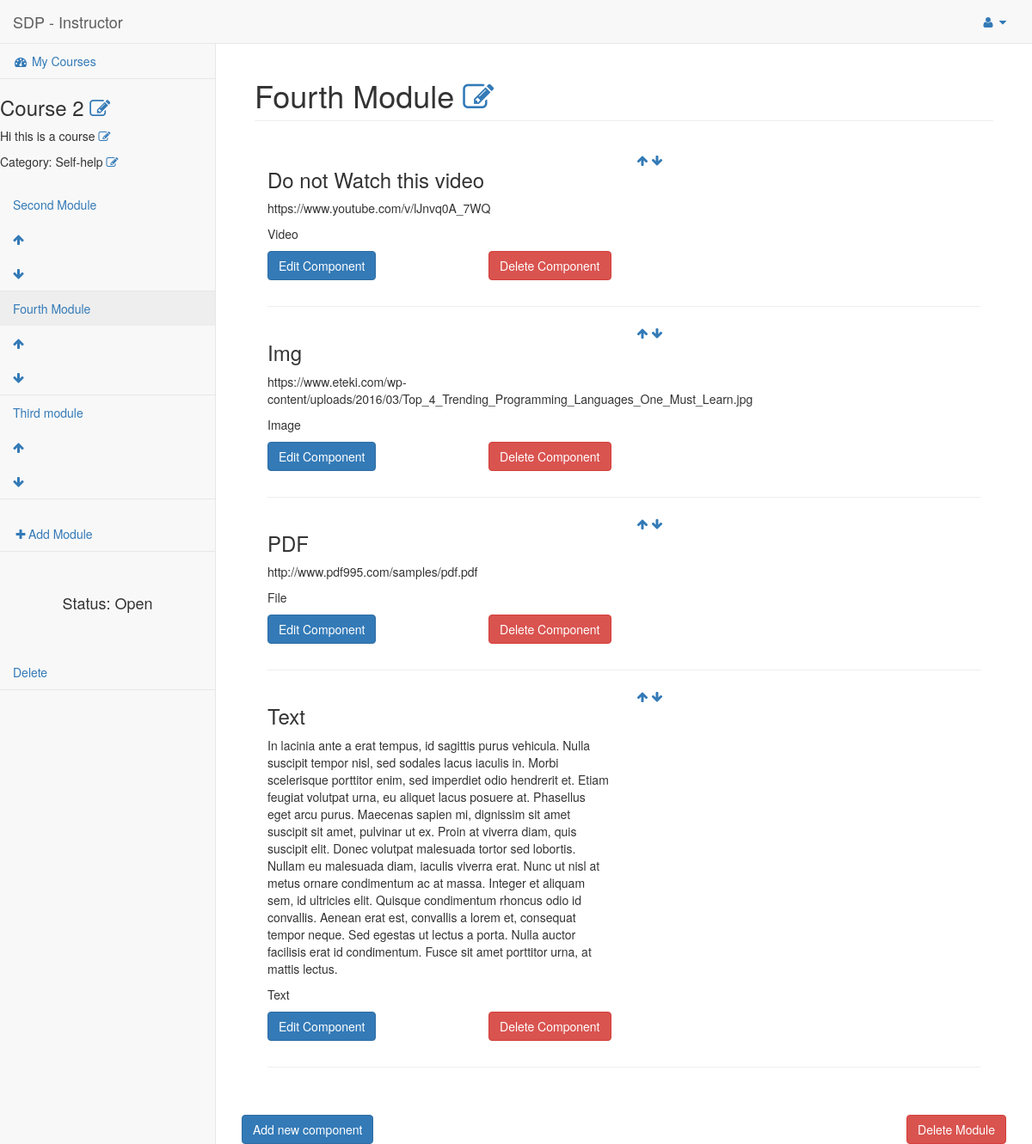
Screenshot of /SDP/instructor/ins-course/21/2 (signed in) with the database file from the repository.
### SDP/models.py (models this page shows, shortened)
class Course(models.Model):
	name = models.CharField(max_length=200)
	course_detail = models.TextField()
	OPEN = 'OP'
	DRAFT = 'DR'
	CLOSED = 'CL'
	STATUS_CHOICES = (
		(OPEN, 'Open'),
		(DRAFT, 'Draft'),
		(CLOSED, 'Closed'),
	)
	status = models.CharField(
		max_length=2,
		choices = STATUS_CHOICES,
		default = DRAFT,
	)
	category = models.ForeignKey(Category)
	instructor =  models.ForeignKey(User)

class Category(models.Model):
	name = models.CharField(max_length=200)
	def __str__(self):
		return self.name

class Module(models.Model):
	name = models.CharField(max_length=200)
	sequence = models.IntegerField()
	course = models.ForeignKey(Course, on_delete=models.CASCADE)
	def __str__(self):
		return self.name

class Component(models.Model):
	name = models.CharField(max_length=200)
	TEXT = 'TX'
	IMAGE = 'IM'
	VIDEO = 'VD'
	FILE = 'FL'
	TYPE_CHOICES = (
		(TEXT, 'Text'),
		(IMAGE, 'Image'),
		(VIDEO, 'Video'),
		(FILE, 'File'),
	)
	typ = models.CharField(
		max_length=2,
		choices = TYPE_CHOICES,
		default = TEXT,
	)
	content = models.TextField()
	sequence = models.IntegerField()
	module = models.ForeignKey(Module, on_delete=models.CASCADE)

### SDP/views.py (the view)
# urls.py: url(r'^instructor/ins-course/(?P<course_id>\d+)/(?P<module_id>\d+)$', views.instructorcourse),
@login_required(login_url='/SDP/login')
@permission_required('SDP.instructor')
def instructorcourse(request,course_id,module_id):
	course = Course.objects.get(pk=course_id)
	template = loader.get_template('instructor-course.html')
	if course.status == 'DR':
		course.status = "Draft"
	elif course.status == 'OP':
		course.status = "Open"
	elif course.status == 'CL':
		course.status = "Closed"
	module = Module.objects.filter(course=course).order_by("sequence")
	print (module)
	cat = Category.objects.all()
	module_pass = get_object_or_404(module,course=course_id,sequence=module_id)
	comp = Component.objects.filter(module=module_pass).order_by("sequence")
	for c in comp:
		if c.typ == "VD":
			c.typ = "Video"
		elif c.typ == "IM":
			c.typ = "Image"
		elif c.typ == "TX":
			c.typ = "Text"
		elif c.typ == "FL":
			c.typ = "File"
	context = {
		'course': course,
		'modules':module,
		'components':comp,
		'cmodule':module_pass,
		'categories': cat,
	}
	return HttpResponse(template.render(context, request))

### SDP/templates/instructor-course.html (shortened to what this page needs)
{% load static %}
<!DOCTYPE html>
<html lang="en">
<head>
    <link href="{% static 'vendor/bootstrap/css/bootstrap.min.css' %}" rel="stylesheet">
    <link href="{% static 'vendor/metisMenu/metisMenu.min.css' %}" rel="stylesheet">
    <link href="{% static 'dist/css/sb-admin-2.css' %}" rel="stylesheet">
    <link href="{% static 'vendor/morrisjs/morris.css' %}" rel="stylesheet">
    <link href="{% static 'vendor/font-awesome/css/font-awesome.min.css' %}" rel="stylesheet" type="text/css">
</head>
<body>
    <div id="wrapper">
        <nav class="navbar navbar-default navbar-static-top" role="navigation" style="margin-bottom: 0">
            <div class="navbar-header">
                <a class="navbar-brand" href="/SDP/instructor/">SDP - Instructor</a>
            </div>
            <ul class="nav navbar-top-links navbar-right">
                <li class="dropdown">
                    <a class="dropdown-toggle" data-toggle="dropdown" href="#">
                        <i class="fa fa-user fa-fw"></i> <i class="fa fa-caret-down"></i>
                    </a>
                </li>
            </ul>
            <div class="navbar-default sidebar" role="navigation">
                <div class="sidebar-nav navbar-collapse">
                    <ul class="nav" id="side-menu">
                        <li class="active">
                            <a href="/SDP/instructor/"><i class="fa fa-dashboard fa-fw"></i> My Courses</a>
                        </li>
                        {%if course%}
                            <span id='CName'>
                                <h3>{{course.name}}
                                    <a style="cursor: pointer;" onclick="editCourseName({{course.id}})" >
                                        <i class="fa fa-pencil-square-o"  aria-hidden="true"></i>
                                    </a>
                                </h3>
                            </span>
                                <div id='CDesc'>
                                <p>
                                    {{course.course_detail}}
                                    <a style="cursor: pointer;" onclick="editCourseDetails({{course.id}})">
                                        <i class="fa fa-pencil-square-o"  aria-hidden="true"></i>
                                    </a>
                                </p>
                                </div>
                            <div id="CCat">Category: <span id='catname'>{{course.category}}</span>
                                <a style="cursor: pointer;" onclick="editCourseCategory({{course.id}})">
                                    <i class="fa fa-pencil-square-o"  aria-hidden="true">
                                    </i>
                                </a>
                            </div>
                            <br/>
                        {%endif%}
                        {% if modules %}
                            {% for m in modules %}
                                <li>
                                    <a href="/SDP/instructor/ins-course/{{course.id}}/{{m.sequence}}">{{ m.name }}</a>
                                   <a href="/SDP/instructor/ins-course/movemodup/{{ m.id }}">  <i class="fa fa-arrow-up"  aria-hidden="true"></i></a>
                                   <a href="/SDP/instructor/ins-course/movemoddown/{{ m.id }}">  <i class="fa fa-arrow-down"  aria-hidden="true"></i></a>
                                </li>
                            {% endfor %}
                        {% endif %}
                        <br/>
                        <li>
                            <a  onclick="newmodule({{course.id}})" ><i class="fa fa-plus fa-fw"></i>Add Module</a>
                        </li>
                        <br>
                        <br>
                        {% if course %}
                        <h4><center>Status: {{course.status}}</center></h4>
                        {% endif %}
                        <br/>
                        <br/>
                        <li>
                            <a href="/SDP/inst-course/delete/{{course.id}}">Delete</a>
                        </li>
                    </ul>
                </div>
            </div>
        </nav>
        <div id="page-wrapper">
            <div id='modules' class="container-fluid">
                <div class="row">
                    <div id='head' class="col-lg-12">
                        <h1 class="page-header">{{cmodule.name}} <a style="cursor: pointer;" onclick="editModuleName({{cmodule.id}})" ><i class="fa fa-pencil-square-o"  aria-hidden="true"></i></a></h1>
                    </div>
                </div>
                <div class="panel-body">
                {% for c in components %}
                <div class="row">
                <div class="col-lg-6 col-xs-10">
                    <div id="{{c.id}}">
                        <h3>{{c.name}}</h3>
                        <p>{{c.content}}</p>
                        <p>{{c.typ}}</p>
                        <p><button class="btn btn-primary" onclick="editcomp({{c.id}})">Edit Component</button><button class="btn btn-danger pull-right" onclick="window.location.href='/SDP/inst-course/deletecomponent/{{c.id}}'">Delete Component</button><p>
                    </div>
                </div>
                <div class="col-lg-6 col-xs-2">
                <a href="/SDP/instructor/ins-course/movecompup/{{c.id}}">  <i class="fa fa-arrow-up"  aria-hidden="true"></i></a>
                 <a href="/SDP/instructor/ins-course/movecompdown/{{c.id}}">  <i class="fa fa-arrow-down"  aria-hidden="true"></i></a>
                </div>
                </div>
                <hr>
                {% endfor %}
                </div>
                <div id="saveM" class="row">
                <br/>
                    <button class='btn btn-primary' onclick="addcomponent()" >
                    Add new component
                    </button>
                    <button class='btn btn-danger pull-right' onclick="window.location.href='/SDP/inst-course/deletemodule/{{cmodule.id}}'">
                    Delete Module
                    </button>
                </div>
            </div>
                </div>
            </div>
</body>
</html>

### rows the page displays
Course: name "Course 2", course_detail "Hi this is a course", category "Self-help", status "Open"
Module: name "Second Module"
Module: name "Fourth Module"
Module: name "Third module"
Component: name "Do not Watch this video", content "https://www.youtube.com/v/lJnvq0A_7WQ", typ "Video"
Component: name "Img", content "https://www.eteki.com/wp-content/uploads/2016/03/Top_4_Trending_Programming_Languages_One_Must_Learn.jpg", typ "Image"
Component: name "PDF", content "http://www.pdf995.com/samples/pdf.pdf", typ "File"
Component: name "Text", content "In lacinia ante a erat tempus, id sagittis purus vehicula. Nulla suscipit tempor nisl, sed sodales lacus iaculis in. Morbi scelerisque porttitor enim, sed imperdiet odio hendrerit et. Etiam feugiat volutpat urna, eu aliquet lacus posuere at. Phasellus eget arcu purus. Maecenas sapien mi, dignissim sit amet suscipit sit amet, pulvinar ut ex. Proin at viverra diam, quis suscipit elit. Donec volutpat malesuada tortor sed lobortis. Nullam eu malesuada diam, iaculis viverra erat. Nunc ut nisl at metus ornare condimentum ac at massa. Integer et aliquam sem, id ultricies elit. Quisque condimentum rhoncus odio id convallis. Aenean erat est, convallis a lorem et, consequat tempor neque. Sed egestas…", typ "Text"
